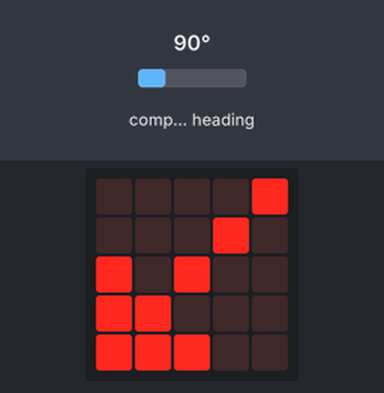
Recording of a program running on a simulated BBC micro:bit running MicroPython. Shown: the board's 5×5 LED display. The inputs (shaded band) are chosen by the test bench; at power-on: compass heading 90°. The compass is already calibrated.

Above: at 1.3 s.
1.4 s: compass heading set to 7°
At 2.6 s:
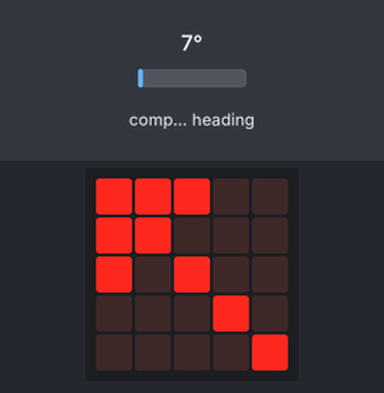
2.9 s: compass heading set to 180°
At 3.8 s:
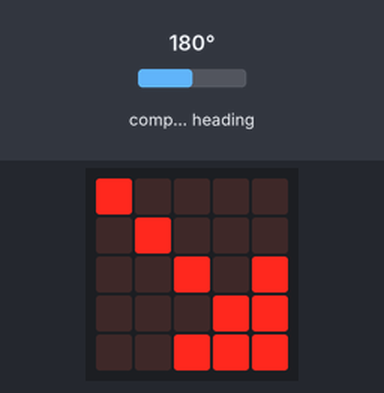
4.4 s: compass heading set to 269°
At 4.9 s:
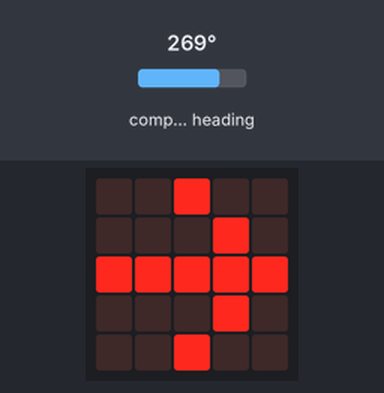
5.9 s: compass heading set to 352°
At 7.1 s:
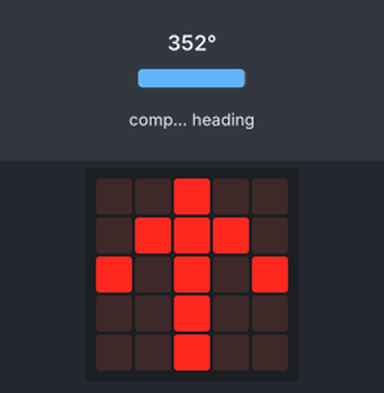
7.4 s: compass heading set to 311°
At 8.4 s:
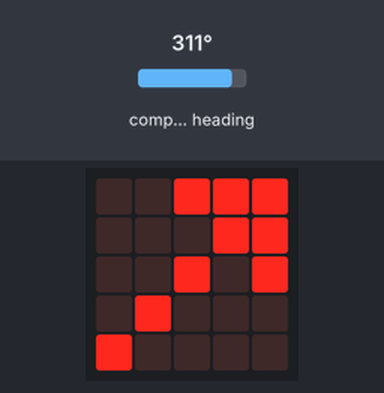
8.9 s: compass heading set to 90°
At 9.6 s:
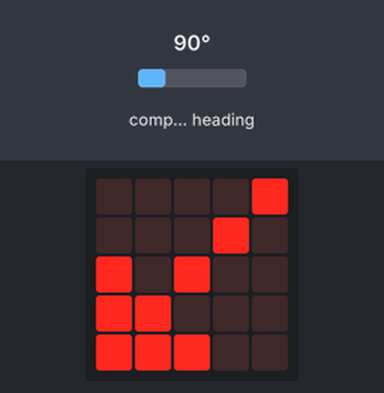
Timing chart, 0 to 11.4 s (numbered marks = the images above; inputs shaded):
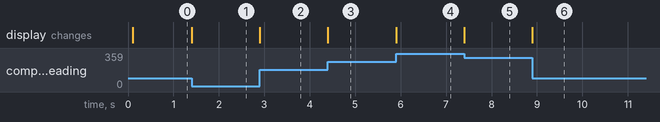

Measured:
- after the input at 1.4 s, the display: changes at once (image 1)
- after the input at 2.9 s, the display: changes at once (image 2)
- after the input at 4.4 s, the display: changes at once (image 3)
- after the input at 5.9 s, the display: changes at once (image 4)
- after the input at 7.4 s, the display: changes at once (image 5)
- after the input at 8.9 s, the display: changes at once (image 6)

The program:

Direction_follower.py
```python
from microbit import *

compass.calibrate()

while not compass.is_calibrated():
    pass

while True:
    azimuth = compass.heading()
    if azimuth >= 0 and azimuth < 45:
        display.show(Image.ARROW_NW)
    elif azimuth >= 45 and azimuth < 90:
        display.show(Image.ARROW_W)
    elif azimuth >= 90 and azimuth < 135:
        display.show(Image.ARROW_SW)
    elif azimuth >= 135 and azimuth < 180:
        display.show(Image.ARROW_S)
    elif azimuth >= 180 and azimuth < 225:
        display.show(Image.ARROW_SE)
    elif azimuth >= 225 and azimuth < 270:
        display.show(Image.ARROW_E)
    elif azimuth >= 270 and azimuth < 315:
        display.show(Image.ARROW_NE)
    elif azimuth >= 315 and azimuth < 360:
        display.show(Image.ARROW_N)
```
